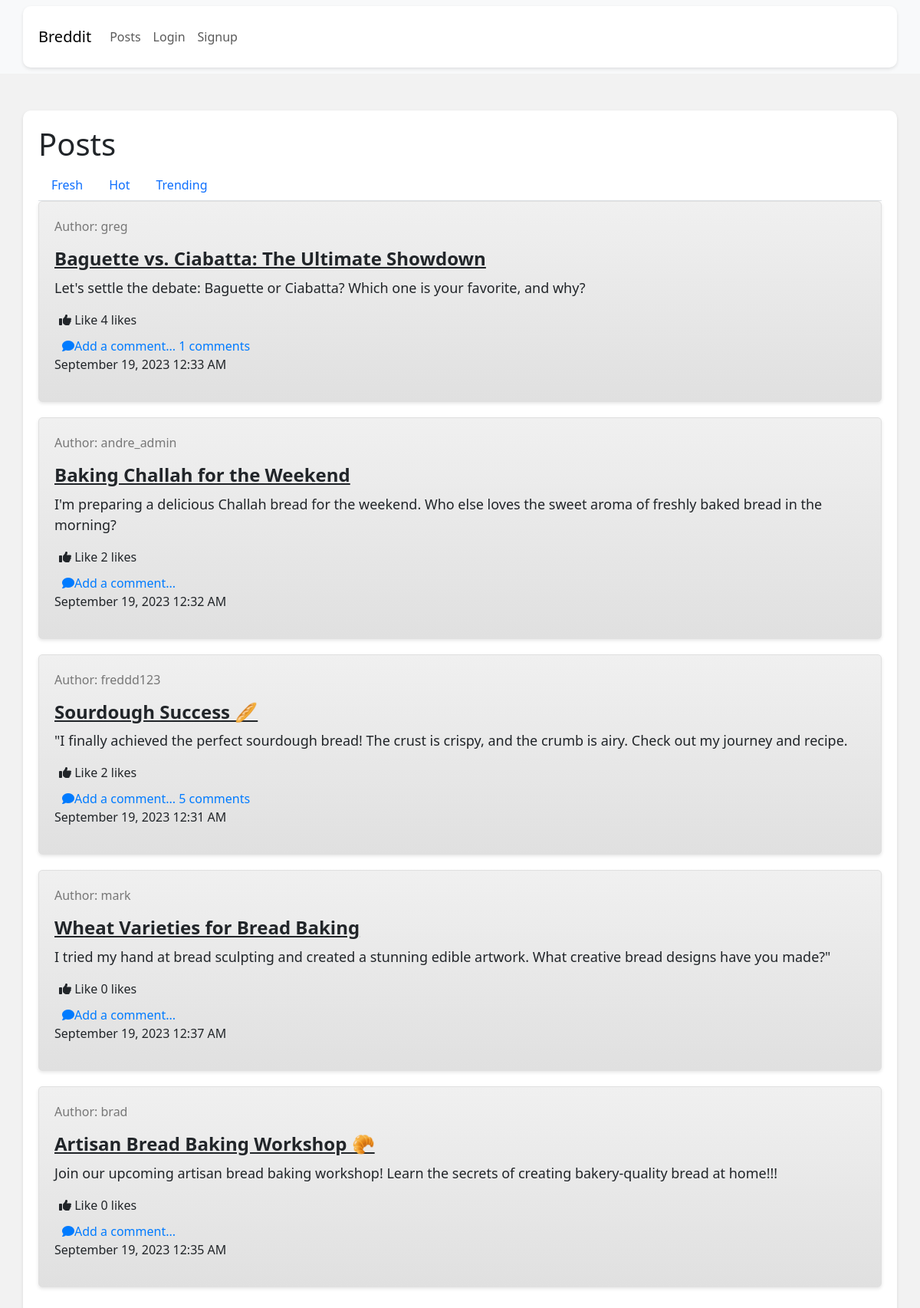
Page /posts/?filter=likes on the committed database.
### bit_posts/models/post.py (models this page shows, shortened)
class Post(models.Model):
    title = models.CharField(
        _('Title'),
        max_length=255,
    )
    content = models.TextField(
        _('Text')
    )
    user = models.ForeignKey(
        get_user_model(),
        on_delete=models.CASCADE,
    )
    created_at = models.DateTimeField(
        auto_now_add=True,
    )
    updated_at = models.DateTimeField(
        auto_now=True,
    )
    upvotes = models.ManyToManyField(
        get_user_model(),
        related_name='upvoted_posts',
        blank=True,
    )

### bit_users/models/user.py (models this page shows)
class User(AbstractUser):
    pass

### bit_posts/views/post_views.py (the view)
# urls.py: path('', post_views.PostListView.as_view(), name='post-list-create'),
class PostListView(generics.ListCreateAPIView):
    serializer_class = post_serializers.PostSerializer
    permission_classes = (permissions.IsAuthenticatedOrReadOnly,)
    queryset = Post.objects.all().order_by('-created_at')
    def list(self, request, *args, **kwargs):
        filter_type = request.GET.get('filter', 'recent')
        if filter_type == 'likes':
            queryset = self.get_queryset().annotate(upvotes_count=Count('upvotes')).order_by('-upvotes_count', '-created_at')
        elif filter_type == 'comments':
            queryset = self.get_queryset().annotate(comments_count=Count('comments')).order_by('-comments_count', '-created_at')
        else:
            queryset = self.get_queryset().order_by('-created_at')
        return render(request, 'bit_posts/posts.html', {'object_list': queryset})

### bit_posts/templates/bit_posts/posts.html (shortened to what this page needs)
{% load static %}
<!DOCTYPE html>
<html lang="en">
<head>
    <link rel="stylesheet" type="text/css" href="{% static 'breddit/css/bit_posts/style.css' %}">
    <link href="https://cdn.jsdelivr.net/npm/bootstrap@5.3.0/dist/css/bootstrap.min.css" rel="stylesheet">
    <link rel="stylesheet" href="https://cdnjs.cloudflare.com/ajax/libs/font-awesome/6.4.0/css/all.min.css">
</head>
<body>
    <nav class="navbar navbar-expand-lg navbar-light bg-light">
        <div class="container">
            <a class="navbar-brand" href="{% url 'home' %}">Breddit</a>
            <div class="collapse navbar-collapse" id="navbarNav">
                {% if user.is_authenticated %}
                <ul class="navbar-nav ml-auto ">
                    <li class="nav-item">
                        <a class="nav-link" href="{% url 'bit_posts:post-list-create' %}">Create Post</a>
                    </li>
                    <li class="nav-item">
                        <a class="nav-link" href="{% url 'bit_posts:find-by-id' %}">Find by ID</a>
                    </li>
                    <li class="nav-item">
                        <a class="nav-link" href="{% url 'bit_users:logout' %}">Logout</a>
                    </li>
                </ul>
                {% else %}
                <ul class="navbar-nav ml-auto ">
                    <li class="nav-item">
                        <a class="nav-link" href="{% url 'bit_posts:post-list-create' %}">Posts</a>
                    </li>
                    <li class="nav-item">
                        <a class="nav-link" href="{% url 'bit_users:login' %}">Login</a>
                    </li>
                    <li class="nav-item">
                        <a class="nav-link" href="{% url 'bit_users:signup' %}">Signup</a>
                    </li>
                </ul>
                {% endif %}
            </div>
        </div>
    </nav>
    <div class="container mt-5 mt-4" id="post-list-container">
        <h1>Posts</h1>
        <ul class="nav nav-tabs" id="post-filter-tabs" role="tablist">
            <li class="nav-item" role="presentation">
                <a class="nav-link fresh-tab {% if not filter_type or filter_type == 'recent' %}{% endif %}" href="?filter=recent">Fresh</a>
            </li>
            <li class="nav-item" role="presentation">
                <a class="nav-link hot-tab {% if filter_type == 'likes' %}{% endif %}" href="?filter=likes">Hot</a>
            </li>
            <li class="nav-item" role="presentation">
                <a class="nav-link trending-tab {% if filter_type == 'comments' %}{% endif %}" href="?filter=comments">Trending</a>
            </li>
        </ul>
        {% for post in object_list %}
<div class="post">
    <p class="post-author">Author: {{ post.user.username }}</p>
    <h3 class="post-title" style="text-decoration: underline;">{{ post.title }}</h3>
    <p class="post-content">{{ post.content }}</p>
    <div class="custom-button" style="margin-left: 6px;">
        {% if user.is_authenticated %}
        <form action="{% url 'bit_posts:upvote-post' post.id %}" method="post">
            {% csrf_token %}
            <button type="submit" class="like-button">
                {% if request.user in post.upvotes.all %}
                    <i class="fas fa-thumbs-down"></i> Unlike
                {% else %}
                    <i class="fas fa-thumbs-up"></i> Like
                {% endif %}
            </button>
            <span class="likes-count" id="like-count-{{ post.id }}">{{ post.upvotes.count }}</span> likes
        </form>
        {% else %}
        <a href="{% url 'bit_users:signup' %}" style="text-decoration: none; color: inherit;">
            <i class="fas fa-thumbs-up"></i> Like
        </a>
        <span class="likes-count" id="like-count-{{ post.id }}">{{ post.upvotes.count }}</span> likes
        {% endif %}
    </div>
    <div class="custom-button" style="margin-top: 10px;">
        <a href="{% url 'bit_posts:create-comment' post_id=post.id %}" class="comment-link">
            <i class="fas fa-comment"></i>
            <span class="comment-text">
                Add a comment...{% if post.comments.count %} {{ post.comments.count }} comments{% endif %}
            </span>
        </a>
    </div>
    <p class="post-datetime">{{ post.created_at|date:"F j, Y g:i A" }}</p>
</div>
{% endfor %}
</body>
</html>

### bit_posts/templates/bit_posts/posts.html (style rules this page uses)
body { background-color: #f2f2f2; }
.container { background-color: #ffffff; padding: 20px; border-radius: 10px; box-shadow: 0 2px 4px rgba(0, 0, 0, 0.1); }
.post { margin-bottom: 20px; padding: 20px; border: 1px solid #e0e0e0; border-radius: 5px; background: linear-gradient(to bottom, #f0f0f0, #e0e0e0); box-shadow: 0 2px 4px rgba(0, 0, 0, 0.1); transition: transform 0.2s ease-in-out, box-shadow 0.2s ease-in-out, background 0.2s ease-in-out, border 0.2s ease-in-out; }
.post-title { font-size: 24px; font-weight: bold; margin-bottom: 10px; }
.post-content { font-size: 18px; }
.post-author { font-size: 16px; color: #777777; }
.comment-link { display: inline-flex; align-items: center; color: #007bff; text-decoration: none; margin-left: 10px; }

### rows in the picture
Post: user.username "greg", title "Baguette vs. Ciabatta: The Ultimate Showdown", content "Let's settle the debate: Baguette or Ciabatta? Which one is your favorite, and why?", upvotes.count "4", comments.count "1", created_at "September 19, 2023 12:33 AM"
Post: user.username "andre_admin", title "Baking Challah for the Weekend", content "I'm preparing a delicious Challah bread for the weekend. Who else loves the sweet aroma of freshly baked bread in the morning?", upvotes.count "2", created_at "September 19, 2023 12:32 AM"
Post: user.username "freddd123", title "Sourdough Success 🥖", content "\"I finally achieved the perfect sourdough bread! The crust is crispy, and the crumb is airy. Check out my journey and recipe.", upvotes.count "2", comments.count "5", created_at "September 19, 2023 12:31 AM"
Post: user.username "mark", title "Wheat Varieties for Bread Baking", content "I tried my hand at bread sculpting and created a stunning edible artwork. What creative bread designs have you made?\"", upvotes.count "0", created_at "September 19, 2023 12:37 AM"
Post: user.username "brad", title "Artisan Bread Baking Workshop 🥐", content "Join our upcoming artisan bread baking workshop! Learn the secrets of creating bakery-quality bread at home!!!", upvotes.count "0", created_at "September 19, 2023 12:35 AM"
